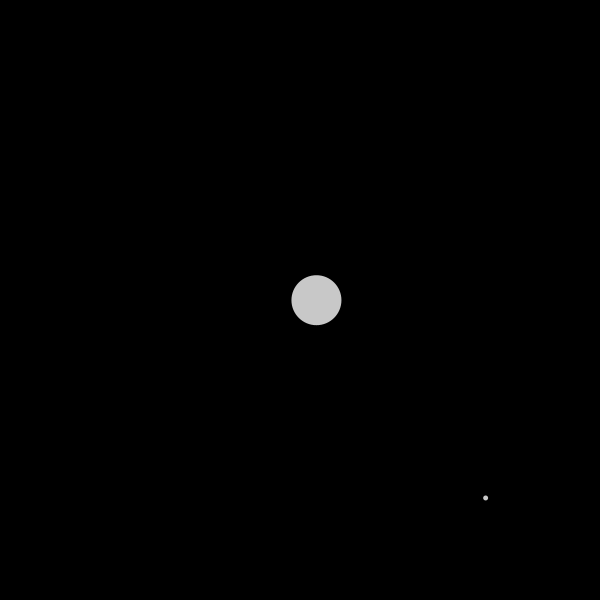
Frame 1 (no input)
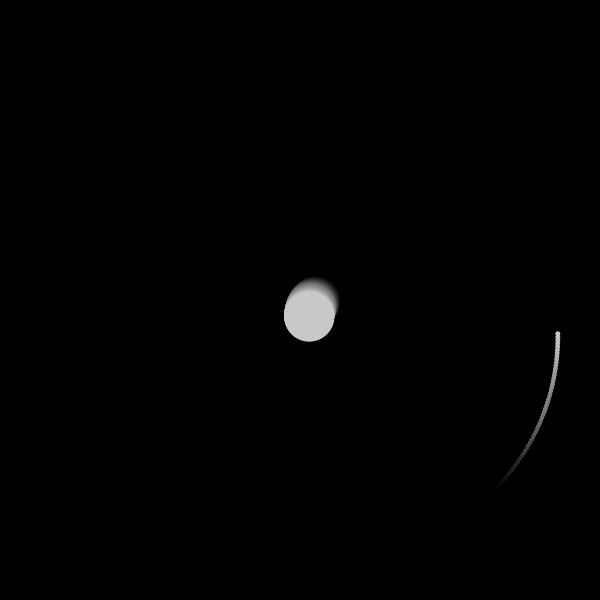
Frame 60 (the mouse pressed at the canvas centre just before this capture)
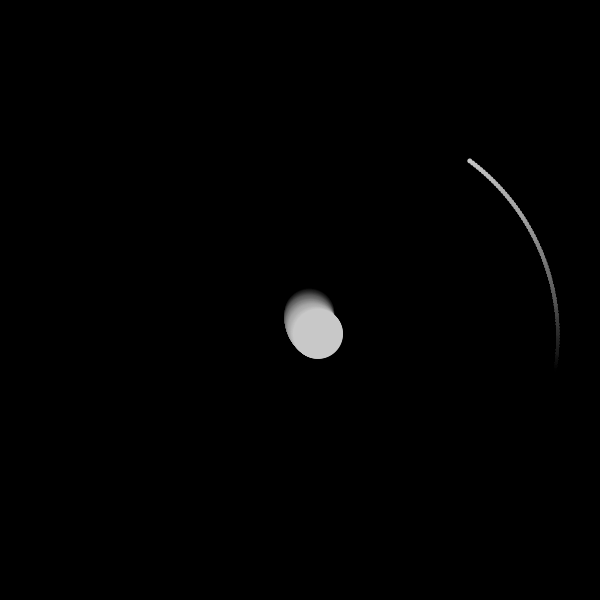
Frame 120 (the mouse held since frame 60 and released just before this capture)

The Processing sketch that drew these frames (run headless with seeded random() and noise(); from frame 60 on, the mouse is pressed at the canvas centre):

// Processing sketch: moon_simulate
// ── moon_simulate.pde
float
G=40000,
x=5500,
y=6000,
m=200,
sx=70,
sy=-60,
x1=500,
y1=0,
m1=2000,
sx1=-7,
sy1=5.999;
PGraphics sc;

void setup()
{
  size(600,600);
  noStroke();
  fill(0);
  rect(0,0,600,600);
  thread("darker");
  frameRate(100);
}

void draw()
{
  sc=createGraphics(width,height);
  sc.beginDraw();
  sc.noStroke();
  sc.translate(300,300);
  float d=pow(dist(x1,y1,x,y),3);
  sx-=G*m1*(x-x1)/d;
  sy-=G*m1*(y-y1)/d;
  sx1-=G*m*(x1-x)/d;
  sy1-=G*m*(y1-y)/d;
  x+=sx;
  y+=sy;
  x1+=sx1;
  y1+=sy1;
  sc.fill(200);
  sc.ellipse(x/30,y/30,5,5);
  sc.ellipse(x1/30,y1/30,50,50);
  sc.endDraw();
    image(sc, 0, 0);
}

// ── darker.pde
void darker()
{
  while (true)
  {
    for (int i=0; i<width; i++)
      for (int j=0; j<height; j++)
        set(i, j, color(red(get(i, j))-1));
  }
}
